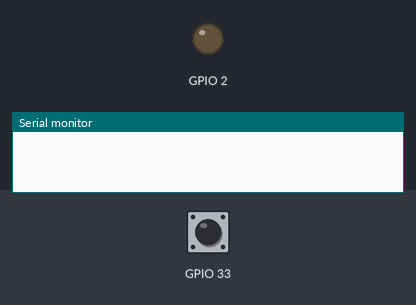
Bench run of a sketch on a simulated ESP32. Shown: output pins drawn as LEDs (lit = HIGH), the last lines printed to the serial monitor. Inputs (shaded band) come from the test bench; at power-on: GPIO 33 HIGH. No MQTT or app messages arrive unless stated.

Above: at 2.3 s.
2.4 s: GPIO 33 pulled LOW for 0.15 s
At 3.7 s:
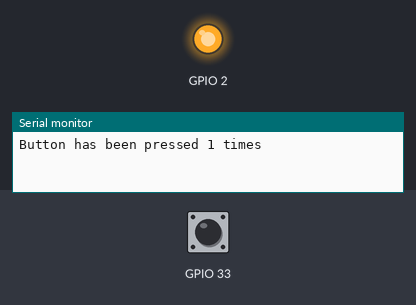
7.0 s: GPIO 33 pulled LOW for 1 s
At 8.4 s:
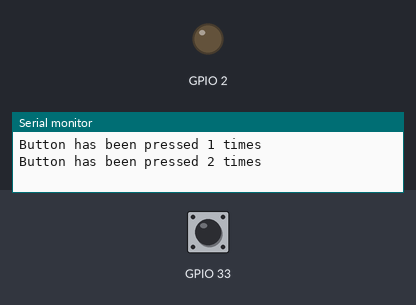
9.5 s: GPIO 33 pulled LOW for 3.2 s
At 10.3 s:
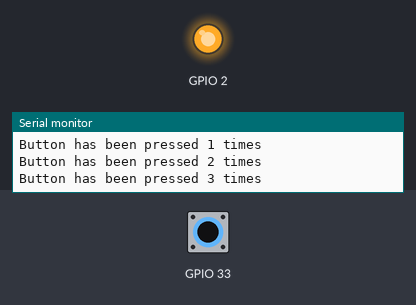
Timing chart, 0 to 12.5 s (numbered marks = the images above; inputs shaded):
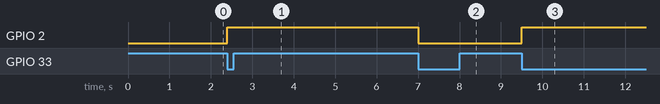

Measured:
- after the input at 2.4 s, GPIO 2: LOW → HIGH at once
- after the input at 7.0 s, GPIO 2: HIGH → LOW at once
- after the input at 9.5 s, GPIO 2: LOW → HIGH at once

The sketch:

demo_capacitive.ino
```cpp
#include "EspMQTTClient.h"

EspMQTTClient client(
  "Vinci's Workshop",
  "asdfzxcv",
  "159.203.2.152",  // MQTT Broker server ip
  "sensi",   // Can be omitted if not needed
  "password",   // Can be omitted if not needed
  "Capacitive_touch",     // Client name that uniquely identify your device
  1883              // The MQTT port, default to 1883. this line can be omitted
);

struct Button {
  const uint8_t PIN;
  uint32_t numberKeyPresses;
  bool pressed;
};
Button button1 = {33, 0, false};

void IRAM_ATTR isr() {
  button1.numberKeyPresses++;
  button1.pressed = true;
}


void setup()
{
  Serial.begin(115200);
  client.enableDebuggingMessages(); // Enable debugging messages sent to serial output
  client.enableLastWillMessage("sensi/demo/Capacitive_Touch_Sensor/events", "disconnected");
  pinMode(button1.PIN, INPUT_PULLUP);
  pinMode(2, OUTPUT);
  attachInterrupt(button1.PIN, isr, FALLING);
}

void onConnectionEstablished()
{
  client.subscribe("sensi/demo/Capacitive_Touch_Sensor", [](const String & payload) {
    Serial.println(payload);
  });
  client.publish("sensi/demo/Capacitive_Touch_Sensor/events", "connected");
}


void loop()
{
  client.loop();
  if(button1.pressed){
  client.publish("sensi/demo/Capacitive_Touch_Sensor/telemetry/switch", String(button1.numberKeyPresses));
  Serial.printf("Button has been pressed %u times\n", button1.numberKeyPresses);
  button1.pressed = false;
  }
  if(button1.numberKeyPresses % 2 == 0){digitalWrite(2,LOW);}
  else{digitalWrite(2,HIGH);}
}
```
